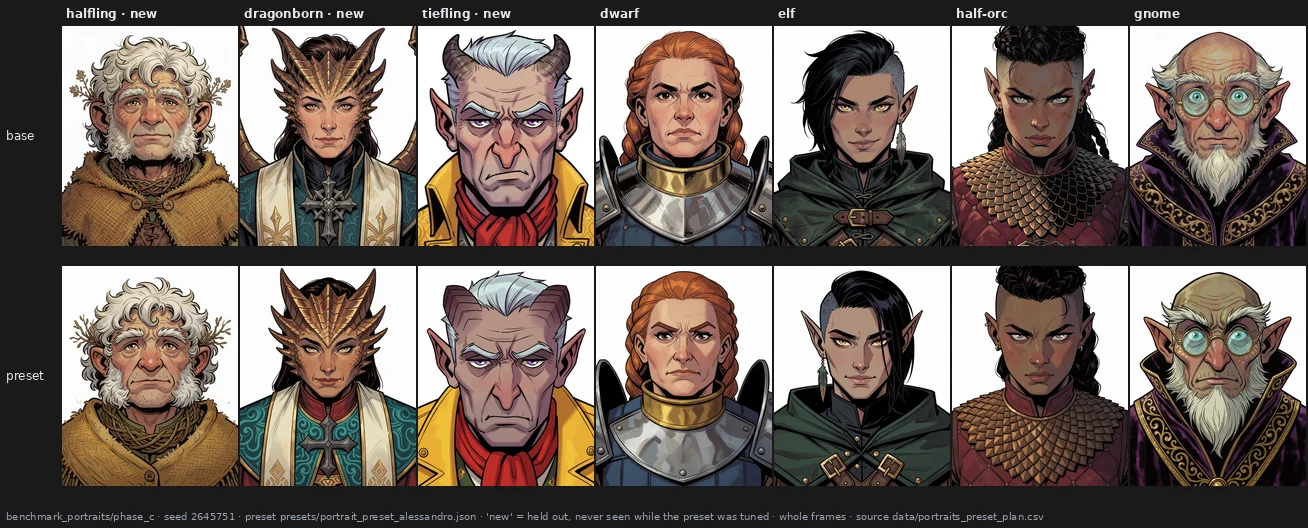
#> input picture assets/28-portrait-preset/F28.1_portrait_preset_sheet.webp, 1308 x 528 px, given in place of R6_dragonborn_cleric_baseline_krea2_seed4123105_00001_.png, which was not available
$ python build_try_the_test.py
#> lines starting #> are read from the running program, lines starting #| are printed output that depends on the picture; pictures that were not available may be replaced by others from this repository, and a replacement may not be noted
# -*- coding: utf-8 -*-
"""
experiments/build_try_the_test.py

Builds results/try-the-test.html: the C52 blind forced choice as a page anyone can take.

    python experiments/build_try_the_test.py

* 14 trials: the 7 characters at the two test seeds no results figure shows whole for every
  character (3605551, 4123105), base and preset side by side, the preset's side drawn at
  random (7 left, 7 right), order shuffled; rng seed 2828, so the page is rebuilt identically.
* Images are written as JPEGs under assets/28-portrait-preset/test/ with random names: the file
  name does not reveal the condition. The key is inside the page; looking at it spoils the test
  for whoever looks, nobody else.
* The question is the one asked to the blind observer (amendment 2 of
  docs/prereg_portrait_preset.md), translated.
* Nothing is sent anywhere. At the end the visitor can open a pre-filled GitHub issue with
  their answers, by their own choice. Those answers are NOT part of the pre-registered result:
  most visitors will have read the description and seen the pictures first, and the page asks.
"""
from __future__ import annotations

import json
import random
from pathlib import Path

from PIL import Image

HERE = Path(__file__).resolve().parent
ROOT = HERE.parent
from results_figures import IMG, PORTRAIT_CHARS  # noqa: E402

OUT_HTML = ROOT / "results" / "try-the-test.html"
OUT_IMG = ROOT / "assets" / "28-portrait-preset" / "test"
SEEDS = ["3605551", "4123105"]
RESULTS_REPO = "https://github.com/aledelpho/krea2-weight-knobs-results"
QUESTION = ("Which of the two portraits looks more like an American comic leaning toward animation "
            "&mdash; flatter colours and cleaner lines?")


def main() -> int:
    rng = random.Random(2828)
    trials = [(c, s) for c, _ in PORTRAIT_CHARS for s in SEEDS]
    rng.shuffle(trials)
    sides = ["L"] * 7 + ["R"] * 7
    rng.shuffle(sides)
    OUT_IMG.mkdir(parents=True, exist_ok=True)
    for old in OUT_IMG.glob("*.jpg"):
        old.unlink()
    data = []
    for (char, seed), side in zip(trials, sides):
        names = {}
        for cond in ("baseline", "preset"):
            name = "%08x.jpg" % rng.getrandbits(32)
            src = IMG / "benchmark_portraits" / "phase_c" / f"{char}_{cond}_krea2_seed{seed}_00001_.png"
            Image.open(src).convert("RGB").resize((512, 640), Image.LANCZOS).save(OUT_IMG / name, "JPEG", quality=86)
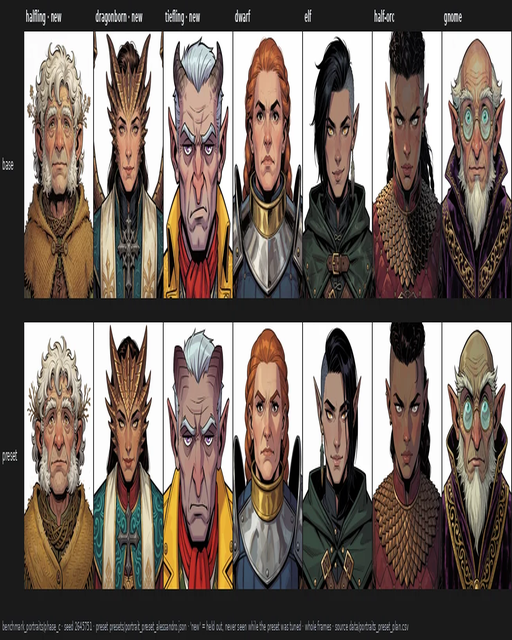
#> saved as 084c0c53.jpg: PIL image 512x640 RGB; mean R, G, B 117.2, 105, 97.8
            names[cond] = name
        left, right = (names["preset"], names["baseline"]) if side == "L" else (names["baseline"], names["preset"])
#> left = '0e04b030.jpg'; right = '084c0c53.jpg'
        label = dict(PORTRAIT_CHARS)[char].replace(" · new", "")
        data.append({"l": left, "r": right, "k": side, "who": label, "seed": seed})
#> pass 2 of the loop in main, `for (char, seed), side in zip(trials, sides):`:
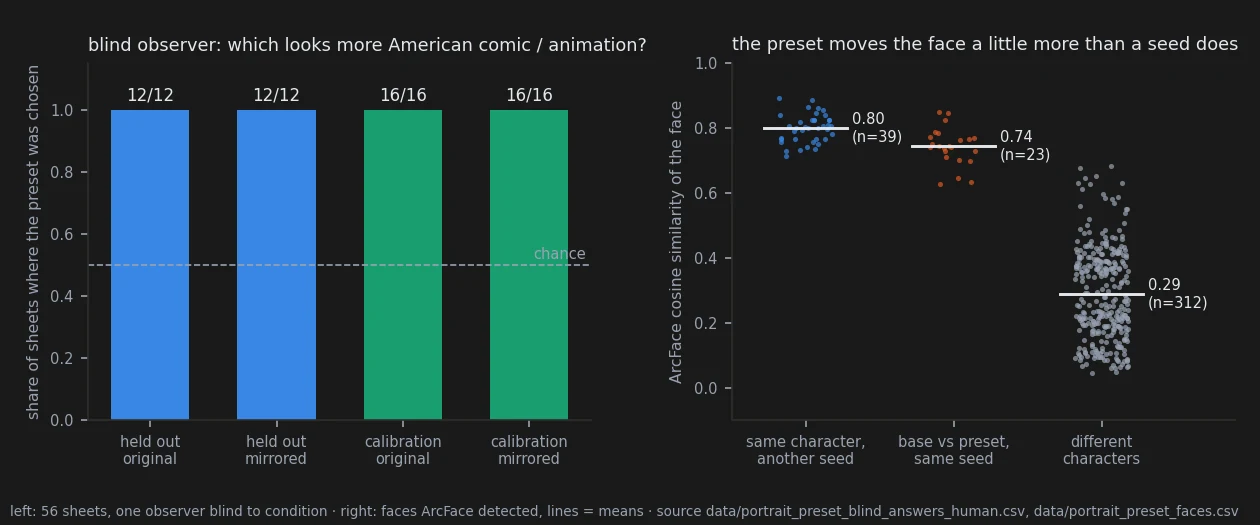
#> input picture assets/28-portrait-preset/F28.2_portrait_blind_and_faces.webp, 1260 x 525 px, given in place of O4_halforc_fighter_baseline_krea2_seed4123105_00001_.png, which was not available
#> in main, `Image.open(src).convert("RGB").resize((512, 640), Image.LANCZOS).save(..`:
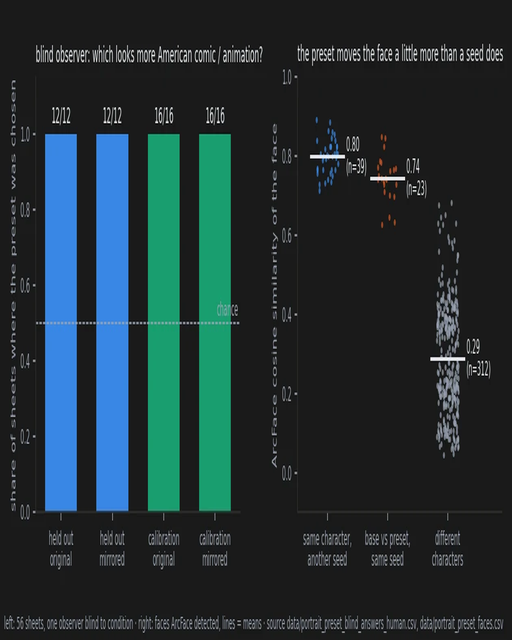
#> saved as 958434cf.jpg: PIL image 512x640 RGB; mean R, G, B 32.8, 48.4, 52.1
    html = PAGE.replace("__DATA__", json.dumps(data)).replace("__Q__", QUESTION).replace("__REPO__", RESULTS_REPO)
    OUT_HTML.write_text(html, encoding="utf-8")
    print("wrote", OUT_HTML.relative_to(ROOT), "and", len(data) * 2, "images in", OUT_IMG.relative_to(ROOT))
    return 0


PAGE = r"""<!DOCTYPE html>
<html lang="en">
<head>
<meta charset="utf-8">
<meta name="viewport" content="width=device-width, initial-scale=1">
<title>Try the blind test</title>
<meta name="description" content="Take the blind forced-choice test of the Krea-2 portrait preset: 14 pairs, pick the one that matches the described look.">
<!-- GENERATED by experiments/build_try_the_test.py -- do not edit by hand. -->
<style>
  :root { --surface:#1a1a19; --raise:#232321; --ink:#ffffff; --ink-2:#c3c2b7; --muted:#898781;
          --grid:#2c2c2a; --accent:#3987e5; --good:#1aa06e; --bad:#d4583b; }
  * { box-sizing:border-box; }
  body { margin:0; background:var(--surface); color:var(--ink);
         font:16px/1.55 system-ui,-apple-system,"Segoe UI",Roboto,sans-serif; }
  main { max-width:1080px; margin:0 auto; padding:28px 16px 64px; }
  h1 { font-size:1.6rem; margin:0 0 .4rem; letter-spacing:-.01em; }
  h2 { font-size:1.15rem; margin:1.6rem 0 .5rem; }
  p, li { color:var(--ink-2); max-width:42rem; }
  a { color:var(--accent); }
  .q { font-size:1.05rem; color:var(--ink); max-width:46rem; margin:.4rem 0 1rem; }
  .pair { display:grid; grid-template-columns:1fr 1fr; gap:14px; }
  .pair figure { margin:0; }
  .pair img { width:100%; height:auto; display:block; border-radius:6px; background:#fff; }
  .pair button { width:100%; margin-top:8px; }
  button { font:inherit; font-weight:600; color:var(--ink); background:var(--raise);
           border:1px solid var(--grid); border-radius:8px; padding:.7rem 1rem; cursor:pointer; }
  button:hover, button:focus-visible { border-color:var(--accent); outline:none; }
  button.primary { background:var(--accent); border-color:var(--accent); }
  .row { display:flex; gap:10px; flex-wrap:wrap; align-items:center; margin:1rem 0; }
  .muted { color:var(--muted); font-size:.9rem; }
  .bar { height:4px; background:var(--grid); border-radius:2px; margin:.6rem 0 1.2rem; }
  .bar > div { height:4px; background:var(--accent); border-radius:2px; transition:width .2s; }
  .score { font-size:2.6rem; font-weight:700; margin:.2rem 0; }
  .grid { display:grid; grid-template-columns:repeat(auto-fill,minmax(150px,1fr)); gap:12px; margin-top:1rem; }
  .cell { background:var(--raise); border-radius:8px; padding:6px; font-size:.8rem; color:var(--ink-2); }
  .cell .two { display:grid; grid-template-columns:1fr 1fr; gap:3px; }
  .cell img { width:100%; display:block; border-radius:3px; border:2px solid transparent; }
  .cell img.p { border-color:var(--accent); }
  .ok { color:var(--good); font-weight:700; } .no { color:var(--bad); font-weight:700; }
  [hidden] { display:none !important; }
  @media (max-width:560px) { .pair { gap:8px; } h1 { font-size:1.35rem; } }
</style>
</head>
<body>
<main>

<section id="intro">
  <h1>Try the blind test</h1>
  <p>A preset of ten small numbers, applied to the weights of an image model, was meant to give
  character portraits <em>a more American-comic look leaning toward animation: flat colours and clean
  lines, with proportions exaggerated only slightly</em>. Its author tuned it on four characters and
  then froze it; the pairs below include three characters it never saw.</p>
  <p>Here you get 14 pairs. In each, one portrait carries the preset and the other does not; which
  side is random. Answer by first impression. You can use the arrow keys.</p>
  <p class="q">__Q__</p>
  <p><strong>One question first:</strong> have you already seen the base and preset pictures of this
  test, on page 28 or in the story?</p>
  <div class="row">
    <button class="primary" data-seen="no">No, start the test</button>
    <button data-seen="yes">Yes, I have seen them &mdash; start anyway</button>
  </div>
  <p class="muted">Nothing you click is sent anywhere. At the end you can choose to share your answers.</p>
</section>

<section id="trial" hidden>
  <div class="muted" id="count"></div>
  <div class="bar"><div id="prog" style="width:0"></div></div>
  <p class="q">__Q__</p>
  <div class="pair">
    <figure><img id="L" alt="left portrait"><button data-a="L">&larr; Left</button></figure>
    <figure><img id="R" alt="right portrait"><button data-a="R">Right &rarr;</button></figure>
  </div>
</section>

<section id="end" hidden>
  <h1>Your result</h1>
  <div class="score" id="score"></div>
  <p id="verdict"></p>
  <p>The registered blind observer chose the preset in 56 of 56 pairs. Below, every pair you saw:
  the preset is outlined in blue.</p>
  <div class="grid" id="reveal"></div>
  <h2>Share your answers (optional)</h2>
  <p>This opens a GitHub issue with your answers already written in; you can read it before
  submitting, and nothing is sent unless you do. It needs a GitHub account. Shared answers are
  kept apart from the pre-registered result: most people taking this have read the description
  first, and some have seen the pictures.</p>
  <div class="row"><a id="share" target="_blank" rel="noopener"><button class="primary">Open a pre-filled issue</button></a>
  <a href="__REPO__/blob/main/28-portrait-preset.md"><button>Read how the real test was run</button></a></div>
</section>

</main>
<script>
const T = __DATA__;
const IMG = "../assets/28-portrait-preset/test/";
const $ = s => document.querySelector(s);
let i = 0, seen = "", ans = [];
T.forEach(t => { new Image().src = IMG + t.l; new Image().src = IMG + t.r; });
function show() {
  $("#L").src = IMG + T[i].l; $("#R").src = IMG + T[i].r;
  $("#count").textContent = `Pair ${i + 1} of ${T.length}`;
  $("#prog").style.width = (100 * i / T.length) + "%";
}
function binomTail(k, n) {           // P(X >= k), X ~ Bin(n, 1/2)
  let c = 1, s = 0;
  for (let j = 0; j <= n; j++) { if (j >= k) s += c; c = c * (n - j) / (j + 1); }
  return s / Math.pow(2, n);
}
function finish() {
  $("#trial").hidden = true; $("#end").hidden = false;
  const hit = ans.filter((a, j) => a === T[j].k).length, n = T.length;
  const p = binomTail(hit, n);
  $("#score").textContent = `${hit} of ${n}`;
  $("#verdict").textContent = hit >= 11
    ? `You picked the preset far more often than chance would (by guessing, ${hit} or more happens with probability ${p.toFixed(4)}).`
    : hit <= 3 ? `You consistently picked the other one: you see the difference, and read it the other way round.`
    : `That is within what guessing would give (${hit} or more by chance: probability ${p.toFixed(2)}).`;
  $("#reveal").innerHTML = T.map((t, j) => {
    const ok = ans[j] === t.k;
    return `<div class="cell"><div class="two"><img src="${IMG + t.l}" class="${t.k === "L" ? "p" : ""}" alt="">` +
           `<img src="${IMG + t.r}" class="${t.k === "R" ? "p" : ""}" alt=""></div>` +
           `${t.who}, seed ${t.seed} · <span class="${ok ? "ok" : "no"}">${ok ? "preset" : "base"}</span></div>`;
  }).join("");
  const body = [
    "Answers from try-the-test.html (C52 portrait preset, public version).",
    "", "seen pictures before: " + seen, "score: " + hit + "/" + n,
    "answers: " + ans.join(""), "key: " + T.map(t => t.k).join(""), "",
    "(Optional) anything you noticed:", ""].join("\n");
  $("#share").href = "__REPO__/issues/new?title=" + encodeURIComponent("Blind test answers: " + hit + "/" + n) +
                     "&body=" + encodeURIComponent(body);
  window.scrollTo(0, 0);
}
function answer(a) {
  if ($("#trial").hidden) return;
  ans.push(a); i++;
  if (i < T.length) show(); else finish();
}
document.querySelectorAll("[data-seen]").forEach(b => b.onclick = () => {
  seen = b.dataset.seen; $("#intro").hidden = true; $("#trial").hidden = false; show();
});
document.querySelectorAll("[data-a]").forEach(b => b.onclick = () => answer(b.dataset.a));
document.addEventListener("keydown", e => {
  if (e.key === "ArrowLeft") answer("L"); if (e.key === "ArrowRight") answer("R");
});
</script>
</body>
</html>
"""

if __name__ == "__main__":
#> (the run stopped early here; a loop or call above may not have finished)
